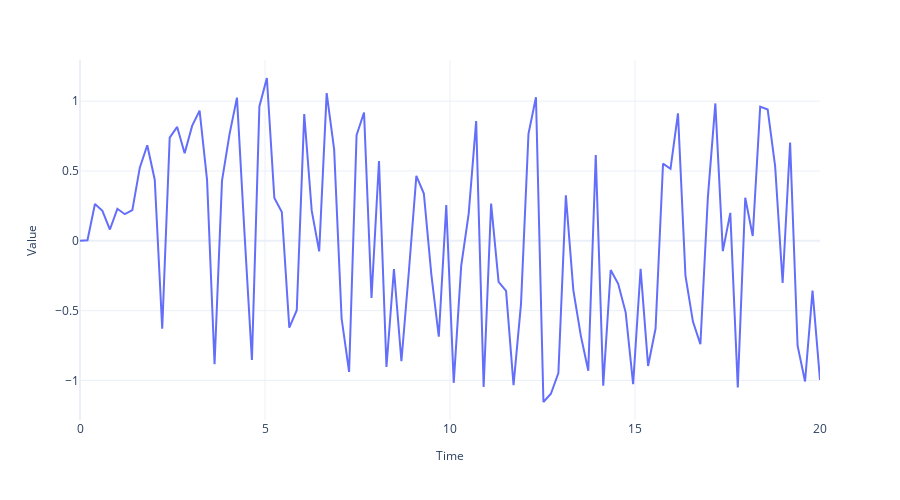

Notebook cell for this chart:
### Code cell
fig = plot_time_series(regular_time_samples, 
                 samples, 
                 "")
fig.write_image("imgs/chapter_1/pseudo_process.png")
fig.show()
